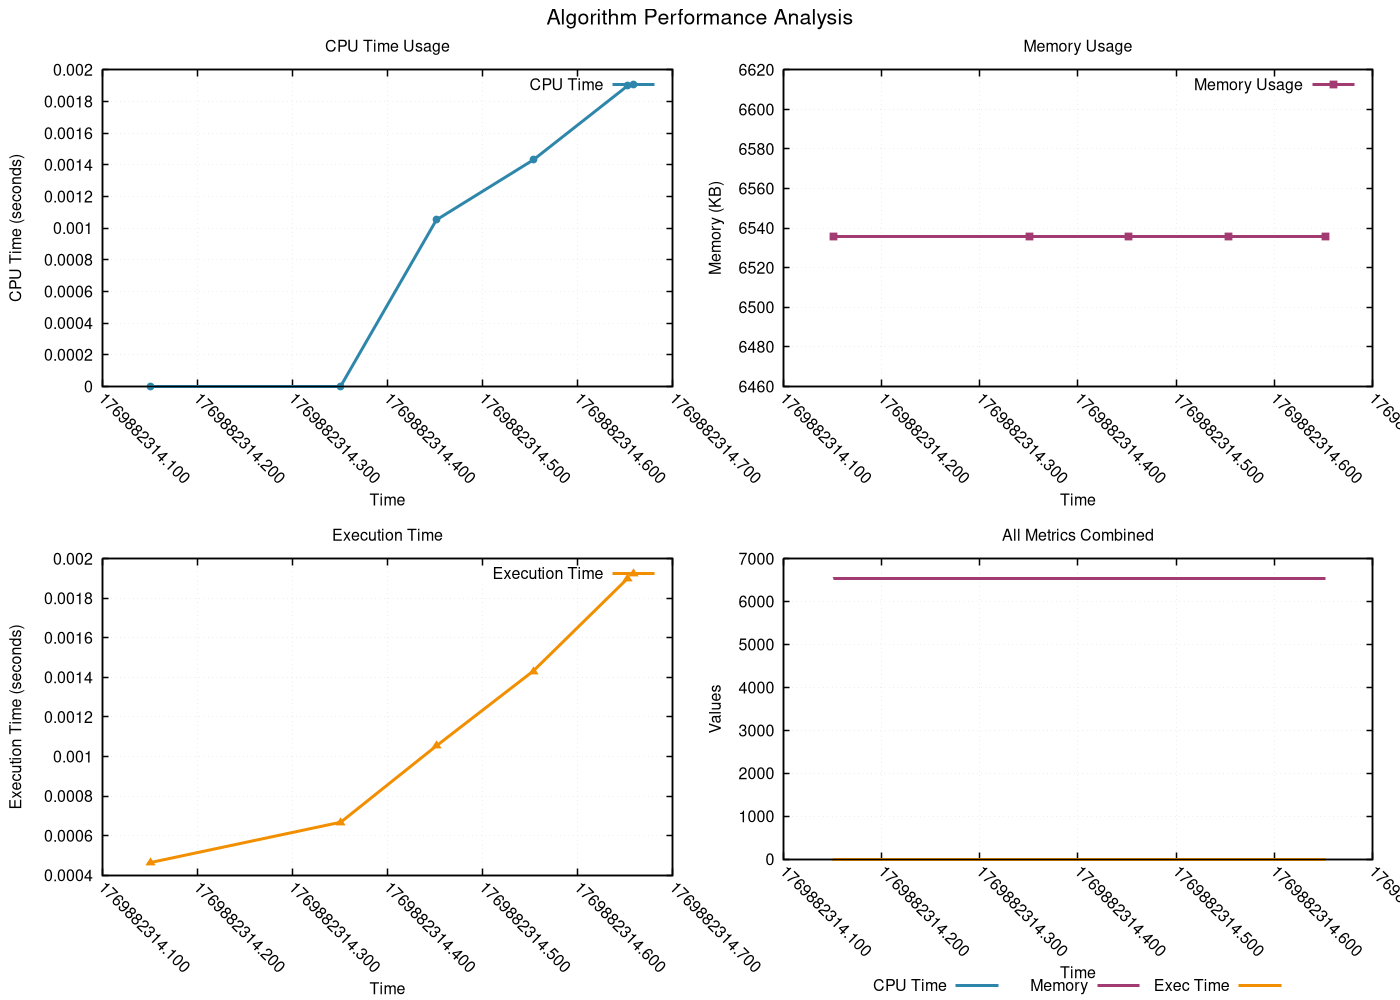

The script that saved this image:
# GNUplot script for resource monitoring
set terminal pngcairo enhanced font 'Helvetica,12' size 1400,1000
set output 'png/quick_sort_20260131_225833.png'

set multiplot layout 2,2 title 'Algorithm Performance Analysis' font 'Helvetica,16'
set style line 1 lc rgb '#2E86AB' lt 1 lw 3 pt 7 ps 0.8
set style line 2 lc rgb '#A23B72' lt 1 lw 3 pt 5 ps 0.8
set style line 3 lc rgb '#F18F01' lt 1 lw 3 pt 9 ps 0.8
set style line 4 lc rgb '#F19C79' lt 1 lw 3 pt 11 ps 0.8
set style line 5 lc rgb '#0ABB9F' lt 1 lw 3 pt 13 ps 0.8

set format x "%.3f"
set xtics rotate by -45
set autoscale x

set title 'CPU Time Usage'
set xlabel 'Time'
set ylabel 'CPU Time (seconds)'
set grid linestyle 1 lc rgb '#D3D3D3' lt 0 lw 1
set border linewidth 1.5
plot 'png/quick_sort_20260131_225833.dat' using 1:2 with linespoints ls 1 title 'CPU Time'
set title 'Memory Usage'
set xlabel 'Time'
set ylabel 'Memory (KB)'
set grid linestyle 1 lc rgb '#D3D3D3' lt 0 lw 1
set border linewidth 1.5
plot 'png/quick_sort_20260131_225833.dat' using 1:3 with linespoints ls 2 title 'Memory Usage'
set title 'Execution Time'
set xlabel 'Time'
set ylabel 'Execution Time (seconds)'
set grid linestyle 1 lc rgb '#D3D3D3' lt 0 lw 1
set border linewidth 1.5
plot 'png/quick_sort_20260131_225833.dat' using 1:4 with linespoints ls 3 title 'Execution Time'
set title 'All Metrics Combined'
set xlabel 'Time'
set ylabel 'Values'
set grid linestyle 1 lc rgb '#D3D3D3' lt 0 lw 1
set border linewidth 1.5
set key outside center bottom horizontal
plot 'png/quick_sort_20260131_225833.dat' using 1:2 with lines ls 1 title 'CPU Time', \
     'png/quick_sort_20260131_225833.dat' using 1:3 with lines ls 2 title 'Memory', \
     'png/quick_sort_20260131_225833.dat' using 1:4 with lines ls 3 title 'Exec Time'
unset multiplot
